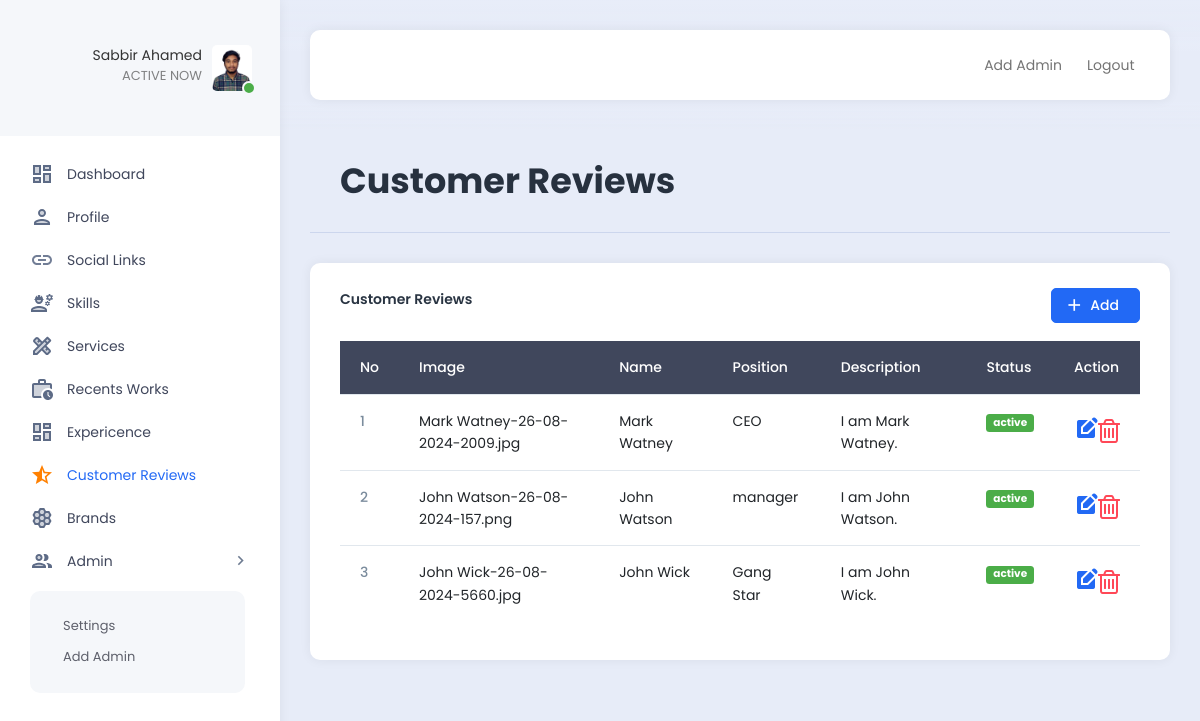
The page /admin/customer_reviews.php (signed in) on the database its author committed.
### tables this page shows
CREATE TABLE `customers_reviews` (
  `id` int NOT NULL,
  `image` varchar(200) NOT NULL DEFAULT 'default.jpg',
  `name` varchar(200) NOT NULL,
  `position` varchar(200) NOT NULL,
  `description` varchar(200) NOT NULL,
  `status` varchar(200) NOT NULL DEFAULT 'deactive'
);

### admin/customer_reviews.php (the view)
<?php
include ("config/database_conn.php");
include ("extends/header.php");
$customer_reviews_query = "SELECT * FROM customers_reviews";
$customers_reviews = mysqli_query($db, $customer_reviews_query);
?>
<div class="row">
    <div class="col">
        <div class="page-description">
            <h1>Customer Reviews</h1>
        </div>
    </div>
</div>
<div class="row">
    <div class="col">
        <div class="card">
            <div class="card-header">
                <div class="d-grid gap-2 d-flex justify-content-between">
                <p>Customer Reviews</p>
                <form action="add.php" method="POST">
                    <a href="addCustomerReviews.php" class="btn btn-primary"><i class="material-icons">add</i>Add</a>
                </form>
                </div>
            </div>
            <div class="card-body">
            <div class="example-content">
            <table class="table">
        <thead class="table-dark">
            <tr>
                <th scope="col">No</th>
                <th scope="col">Image</th>
                <th scope="col">Name</th>
                <th scope="col">Position</th>
                <th scope="col">Description</th>
                <th scope="col">Status</th>
                <th scope="col">Action</th>
            </tr>
        </thead>
        <tbody>
            <tr>
            <?php
            $num = 1;
             foreach ($customers_reviews as $customer_review) {?>
                <th scope="row"><?= $num++?></th>
                    <td><?=($customer_review['image'])?></td>
                    <td><?=($customer_review['name'])?></td>
                    <td><?=($customer_review['position'])?></td>
                    <td><?=($customer_review['description'])?></td>
                    <td>
                        <a href="menuScript/reviews.php?statusid=<?= $customer_review['id'] ?>" class="<?= ($customer_review['status'] == 'deactive') ? 'badge bg-danger' : 'badge bg-success' ?> text-white"><?= $customer_review['status'] ?></a>
                    </td>
                    <td>
                        <div class="d-flex justify-content-around align-items-center">
                            <a href="editReviews.php?editid=<?= $customer_review['id'] ?>" class="text-primary fa-2x">
                            <i class="material-icons">edit_square</i>
                            </a>
                            <a href="menuScript/reviews.php?deleteid=<?= $customer_review['id'] ?>" class="text-danger fa-2x">
                                <i class="fa fa-trash-o"></i>
                            </a>
                        </div>
                    </td>
                </tr>
            <?php }?>
        </tbody>
    </table>
</div>
            </div>
        </div>
    </div>
</div>

### admin/extends/header.php (shortened to what this page needs)
<?php
include ("config/database_conn.php");
     $explode = explode('/', $_SERVER['PHP_SELF']);
     $id = $_SESSION["author_id"];
     $link = end($explode);
     $adimg_query = "SELECT * FROM admins WHERE id='$id'";
     $conection = mysqli_query($db, $adimg_query);
     $user = mysqli_fetch_assoc($conection);
?>
<!DOCTYPE html>
<html lang="en">
<head>
    <link rel="stylesheet" href="https://cdnjs.cloudflare.com/ajax/libs/font-awesome/4.7.0/css/font-awesome.css" />
    <link href="assets/plugins/bootstrap/css/bootstrap.min.css" rel="stylesheet">
    <link href="assets/plugins/perfectscroll/perfect-scrollbar.css" rel="stylesheet">
    <link href="assets/plugins/pace/pace.css" rel="stylesheet">
    <link href="assets/css/main.min.css" rel="stylesheet">
    <link href="assets/css/custom.css" rel="stylesheet">
</head>
<body>
    <div class="app align-content-stretch d-flex flex-wrap">
        <div class="app-sidebar">
            <div class="logo">
                <a href="index.html" class="logo-icon"><span class="logo-text">SAVALON TECHNOLOGIES</span></a>
                <div class="sidebar-user-switcher user-activity-online">
                    <a href="#">
                    <?php if ($user['image'] == 'default.png') { ?>
                        <img src="../assets/images/profile/default/default.png" alt="img">
                        <?php }else{  ?>
                        <img src="assets\images\profile/uploads/<?= $user['image'] ?>">
                        <?php } ?>
                        <span class="activity-indicator"></span>
                        <span class="user-info-text"><?= $_SESSION["author_name"] ?><br><span class="user-state-info">ACTIVE NOW</span></span>
                    </a>
                </div>
            </div>
            <div class="app-menu">
                <ul class="accordion-menu">
                    <li class="<?= $link == 'index.php'?'active-page':''?>">
                        <a href="index.php" class="active"><i class="material-icons-two-tone">dashboard</i>Dashboard</a>
                    </li>
                    <li class="<?= $link == 'profile.php'?'active-page':''?>">
                        <a href="profile.php" class="active"><i class="material-icons-two-tone">person</i>Profile</a>
                    </li>
                    <li class="<?= $link == 'links.php'?'active-page':''?>">
                        <a href="links.php" class="active"><i class="material-icons-two-tone">link</i>Social Links</a>
                    </li>
                    <li class="<?= $link == 'skills.php'?'active-page':''?>">
                        <a href="skills.php" class="active"><i class="material-icons-two-tone">engineering</i>Skills</a>
                    </li>
                    <li class="<?= $link == 'services.php'?'active-page':''?>">
                        <a href="services.php" class="active"><i class="material-icons-two-tone">design_services</i>Services</a>
                    </li>
                    <li class="<?= $link == 'recent_works.php'?'active-page':''?>">
                        <a href="recent_works.php" class="active"><i class="material-icons-two-tone">work_history</i>Recents Works</a>
                    </li>
                    <li class="<?= $link == 'experience.php'?'active-page':''?>">
                        <a href="experience.php" class="active"><i class="material-icons-two-tone">dashboard</i>Expericence</a>
                    </li>
                    <li class="<?= $link == 'customer_reviews.php'?'active-page':''?>">
                        <a href="customer_reviews.php" class="active"><i class="material-icons-two-tone">star_half</i>Customer Reviews</a>
                    </li>
                    <li class="<?= $link == 'brands.php'?'active-page':''?>">
                        <a href="brands.php" class="active"><i class="material-icons-two-tone">hive</i>Brands</a>
                    </li>
                    <li>
                        <a href=""><i class="material-icons-two-tone">people</i>Admin<i class="material-icons has-sub-menu">keyboard_arrow_right</i></a>
                        <ul class="sub-menu">
                            <li>
                                <a href="settings.php">Settings</a>
                            </li>
                            <li>
                                <a href="add_admin.php">Add Admin</a>
                            </li>
                        </ul>
                    </li>
                </ul>
            </div>
        </div>
        <div class="app-container">
            <div class="app-header">
                <nav class="navbar navbar-light navbar-expand-lg">
                    <div class="container-fluid">
                        <div class="d-flex">
                            <ul class="navbar-nav">
                                <li class="nav-item hidden-on-mobile">
                                    <a class="nav-link " href="add_admin.php">Add Admin</a>
                                </li>
                                <li class="nav-item hidden-on-mobile">
                                    <a class="nav-link" href="extends/logout.php">Logout</a>
                                </li>
                            </ul>
                        </div>
                    </div>
                </nav>
            </div>
            <div class="app-content">
                <div class="content-wrapper">

### rows shown on the page
customers_reviews: image "Mark Watney-26-08-2024-2009.jpg", name "Mark Watney", position "CEO", description "I am Mark Watney.", status "active"
customers_reviews: image "John Watson-26-08-2024-157.png", name "John Watson", position "manager", description "I am John Watson.", status "active"
customers_reviews: image "John Wick-26-08-2024-5660.jpg", name "John Wick", position "Gang Star", description "I am John Wick.", status "active"

### other values the page prints
$_SESSION["author_name"] "Sabbir Ahamed"
